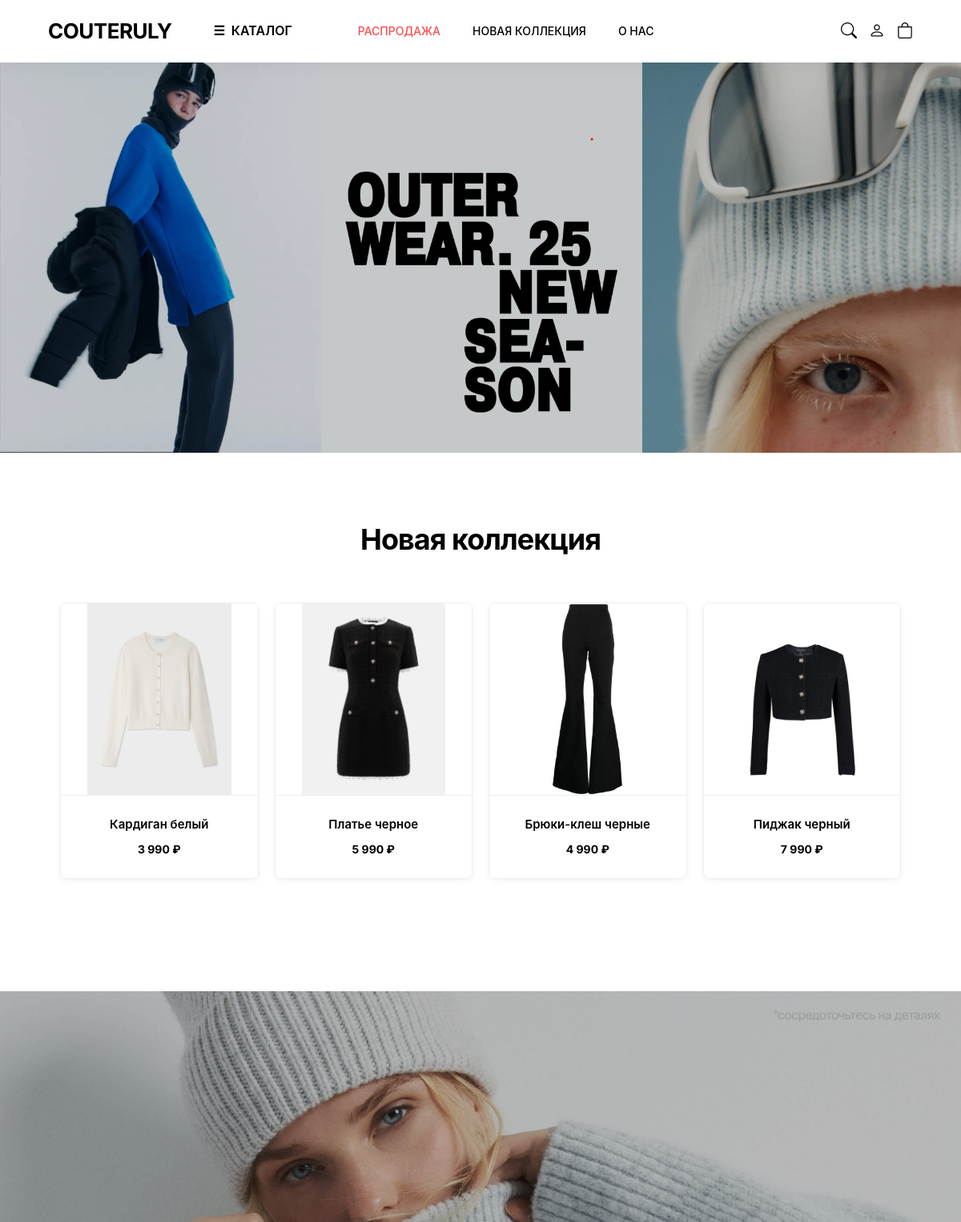
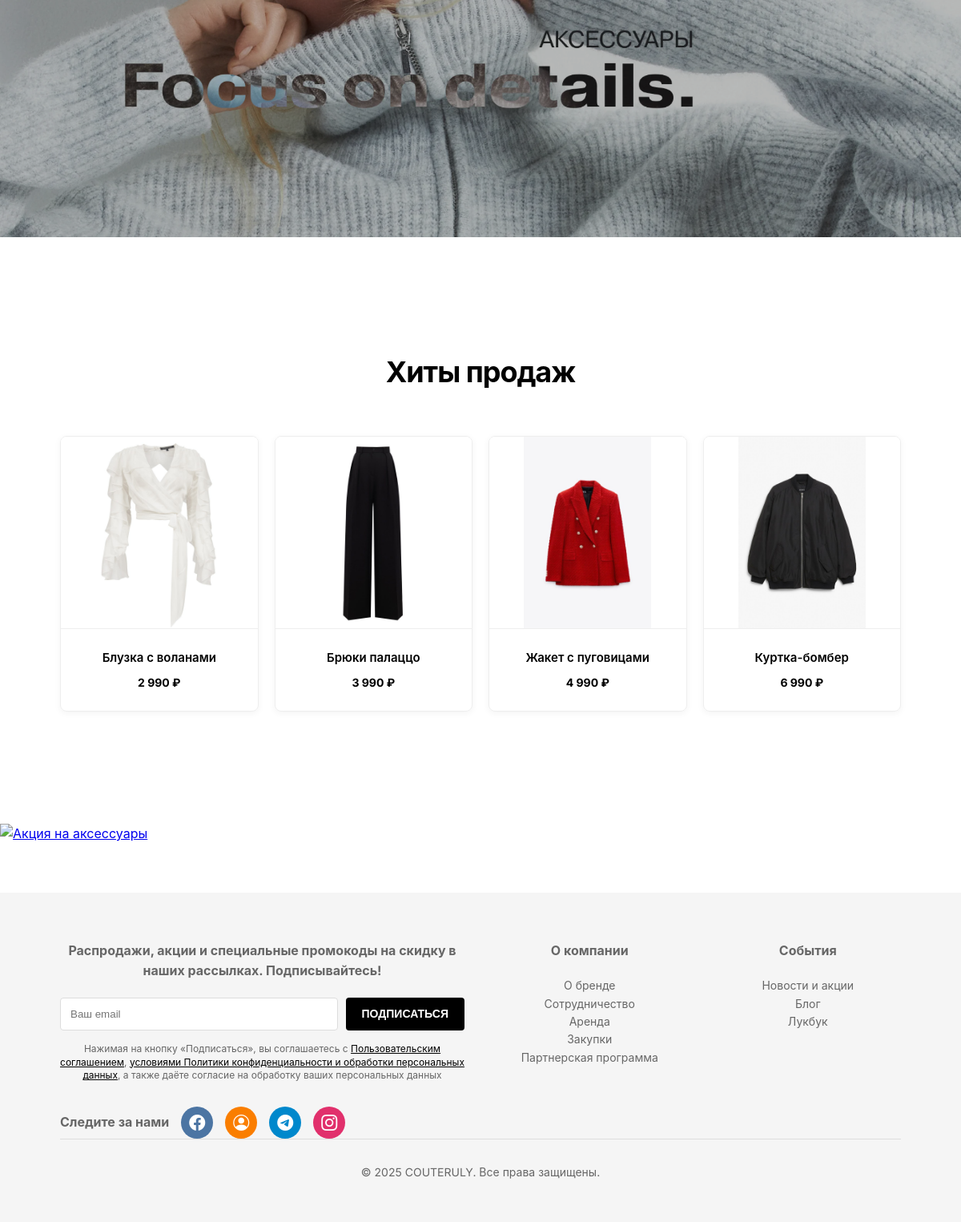
The page / on the database its author committed (2 pictures, top to bottom).
### tables this page shows
CREATE TABLE `products` (
  `id` int NOT NULL,
  `name` varchar(255) NOT NULL,
  `description` text NOT NULL,
  `composition` text,
  `price` decimal(10,2) NOT NULL,
  `old_price` decimal(10,2) DEFAULT NULL,
  `image` varchar(255) NOT NULL,
  `category_id` int NOT NULL,
  `stock` int DEFAULT '10',
  `created_at` timestamp NULL DEFAULT CURRENT_TIMESTAMP,
  `is_new_collection` tinyint(1) DEFAULT '0' COMMENT '1 = в новой коллекции'
);

### index.php (the view, shortened to what this page needs)
<?php require_once 'header.php'; ?>
<div style="margin: 0; padding: 0; width: 100vw; position: relative; left: 50%; right: 50%; margin-left: -50vw; margin-right: -50vw; overflow: hidden;">
    <a href="catalog.php" style="display: block;">
        <img src="images/banner_one_one.png"
             alt="OUTER WEAR. 25 NEW SEASON"
             style="width: 100%; height: auto; display: block;">
    </a>
</div>
<section style="padding: 80px 0; background: #fff;">
    <div class="container">
        <h2 style="text-align: center; font-size: 36px; font-weight: 700; margin-bottom: 50px; letter-spacing: -1px; color: #000;">
            Новая коллекция
        </h2>
        <div style="display: grid; grid-template-columns: repeat(4, 1fr); gap: 20px;">
            <?php
            $products = [
                'Кардиган белый',
                'Платье черное',
                'Брюки-клеш черные',
                'Пиджак черный '
            ];
           foreach ($products as $name):
                $stmt = $pdo->prepare("SELECT id, name, price, image FROM products WHERE name = ?");
                $stmt->execute([$name]);
                $item = $stmt->fetch();
                if ($item): ?>
                    <a href="product.php?id=<?= $item['id'] ?>" style="text-decoration: none; color: inherit; display: block;">
                       <div class="hover-card"
     style="border: 1px solid #eee; border-radius: 8px; overflow: hidden; box-shadow: 0 2px 8px rgba(0,0,0,0.05); display: flex; flex-direction: column;">
                            <img src="images/<?= htmlspecialchars($item['image']) ?>"
                                 alt="<?= htmlspecialchars($item['name']) ?>"
                                 style="width: 100%; height: 240px; object-fit: scale-down; background: #fff; border-bottom: 1px solid #eee;">
                            <div style="padding: 16px; text-align: center; font-size: 14px; flex: 1; display: flex; flex-direction: column; justify-content: space-between; align-items: center;">
                                <div>
                                    <h3 style="font-size: 15px; margin: 8px 0; font-weight: 600;"><?= htmlspecialchars($item['name']) ?></h3>
                                    <div style="margin: 8px 0; font-weight: 700; color: #000;">
                                        <?= number_format($item['price'], 0, '', ' ') ?> ₽
                                    </div>
                                </div>
                            </div>
                        </div>
                    </a>
                <?php endif; ?>
            <?php endforeach; ?>
        </div>
    </div>
</section>
<div style="width: 100vw; position: relative; left: 50%; right: 50%; margin-left: -50vw; margin-right: -50vw; margin-top: 60px; margin-bottom: 60px; overflow: hidden;">
    <a href="catalog.php?category=<?= urlencode('Аксессуары') ?>" style="display: block; ">
        <img src="images/banner_acs.png"
             alt="Акция на аксессуары"
              style="width: 100%; height: auto; display: block;">
    </a>
</div>
<section style="padding: 80px 0; background: #fff;">
    <div class="container">
        <h2 style="text-align: center; font-size: 36px; font-weight: 700; margin-bottom: 50px; letter-spacing: -1px; color: #000;">
            Хиты продаж
        </h2>
        <div style="display: grid; grid-template-columns: repeat(4, 1fr); gap: 20px;">
            <?php
            $products = [
                'Блузка с воланами',
                'Брюки палаццо',
                'Жакет с пуговицами',
                'Куртка-бомбер'
            ];
            foreach ($products as $name):
                $stmt = $pdo->prepare("SELECT id, name, price, image FROM products WHERE name = ?");
                $stmt->execute([$name]);
                $item = $stmt->fetch();
                if ($item): ?>
                    <a href="product.php?id=<?= $item['id'] ?>" style="text-decoration: none; color: inherit; display: block;">
                       <div class="hover-card"
     style="border: 1px solid #eee; border-radius: 8px; overflow: hidden; box-shadow: 0 2px 8px rgba(0,0,0,0.05); display: flex; flex-direction: column;">
                            <img src="images/<?= htmlspecialchars($item['image']) ?>"
                                 alt="<?= htmlspecialchars($item['name']) ?>"
                                 style="width: 100%; height: 240px; object-fit: scale-down; background: #fff; border-bottom: 1px solid #eee;">
                            <div style="padding: 16px; text-align: center; font-size: 14px; flex: 1; display: flex; flex-direction: column; justify-content: space-between; align-items: center;">
                                <div>
                                    <h3 style="font-size: 15px; margin: 8px 0; font-weight: 600;"><?= htmlspecialchars($item['name']) ?></h3>
                                    <div style="margin: 8px 0; font-weight: 700; color: #000;">
                                        <?= number_format($item['price'], 0, '', ' ') ?> ₽
                                    </div>
                                </div>
                            </div>
                        </div>
                    </a>
                <?php endif; ?>
            <?php endforeach; ?>
        </div>
    </div>
</section>
<div style="width: 100vw; position: relative; left: 50%; right: 50%; margin-left: -50vw; margin-right: -50vw; margin-top: 60px; margin-bottom: 60px; overflow: hidden;">
    <a href="catalog.php?category=<?= urlencode('Джинсы') ?>" style="display: block; ">
        <img src="images/banner_jeans.png"
             alt="Акция на аксессуары"
              style="width: 100%; height: auto; display: block;">
    </a>
</div>
<?php require_once 'footer.php'; ?>

### style.css (style rules this page uses)
* { margin: 0; padding: 0; box-sizing: border-box; }
:root { --color-black: #000000; --color-white: #ffffff; --color-light: #f8f8f8; --color-gray: #888888; --color-border: #e0e0e0; --shadow: 0 4px 20px rgba(0,0,0,0.05); }
body { font-family: 'Inter', -apple-system, BlinkMacSystemFont, sans-serif; color: var(--color-black); background-color: var(--color-white); line-height: 1.6; scroll-behavior: smooth; }
.container { width: 90%; max-width: 1200px; margin: 0 auto; padding: 0 15px; }

### index.php (style rules this page uses)
.hover-card { transition: transform 0.3s ease, box-shadow 0.3s ease; }

### rows shown on the page
products: image (picture), name "Кардиган белый", price "3 990"
products: image (picture), name "Платье черное", price "5 990"
products: image (picture), name "Брюки-клеш черные", price "4 990"
products: image (picture), name "Пиджак черный", price "7 990"
products: image (picture), name "Блузка с воланами", price "2 990"
products: image (picture), name "Брюки палаццо", price "3 990"
products: image (picture), name "Жакет с пуговицами", price "4 990"
products: image (picture), name "Куртка-бомбер", price "6 990"
